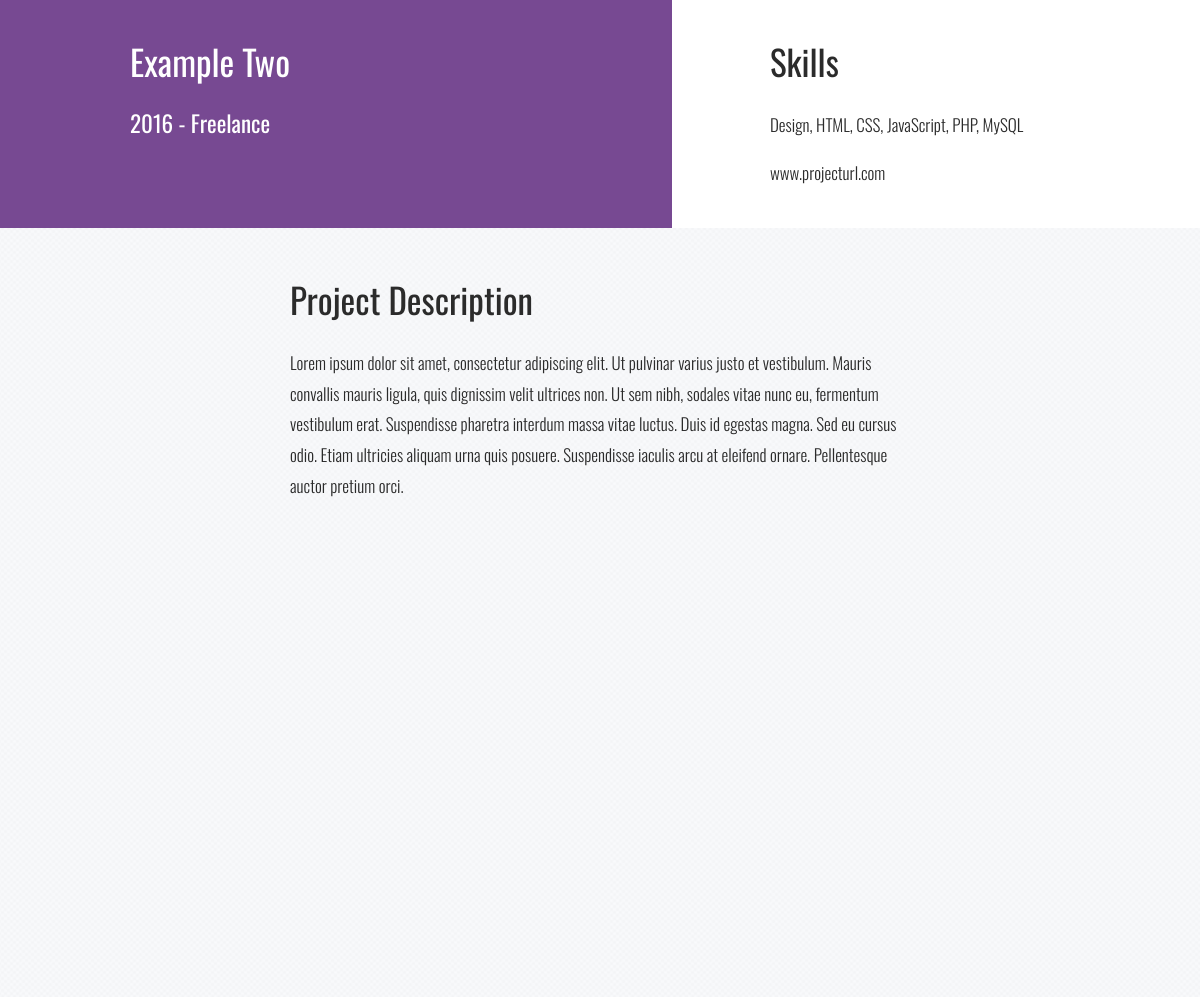
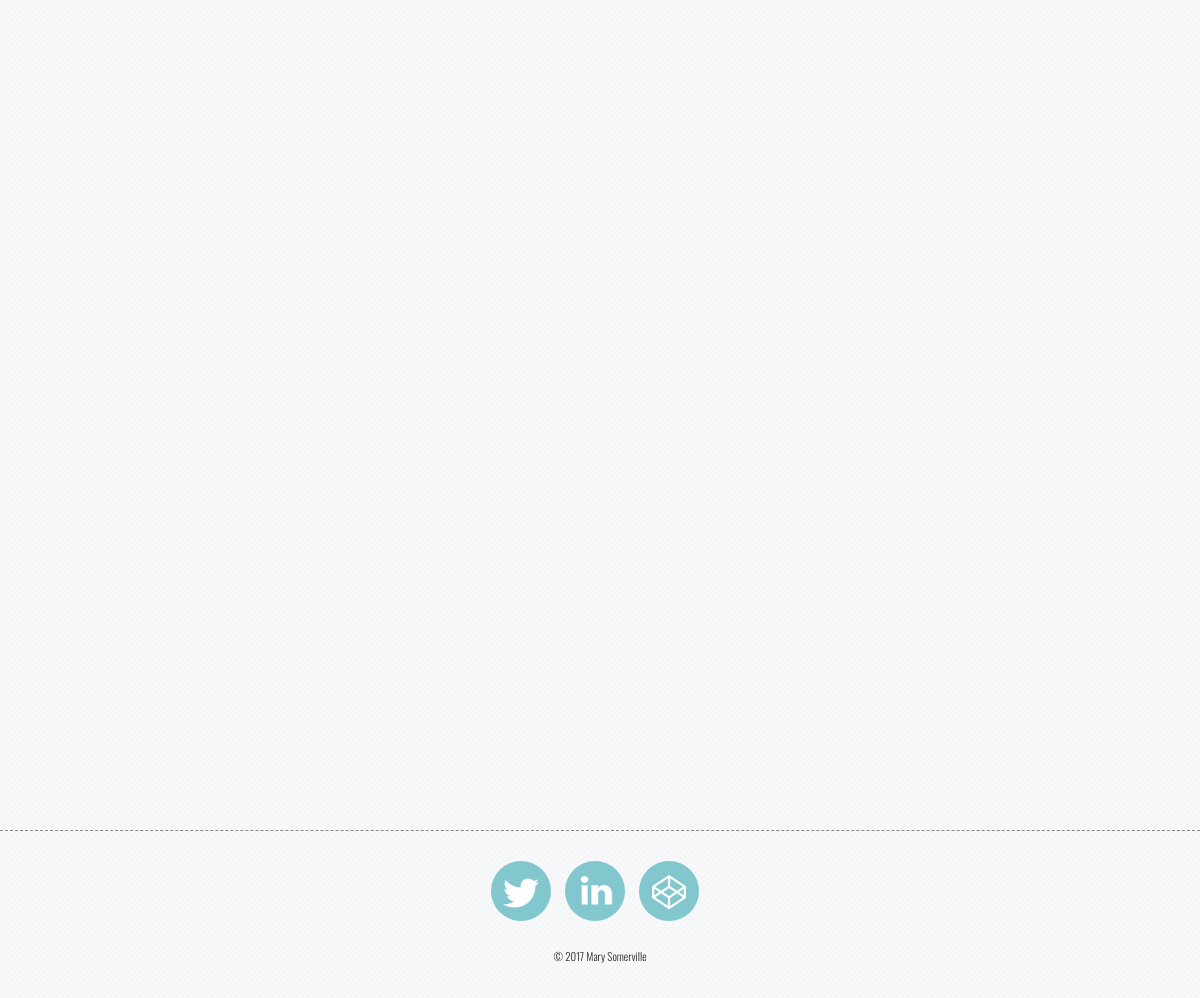
/?page=project&project=2, run on the app's committed database (2 pictures, top to bottom).
### tables this page shows
CREATE TABLE `project` (
  `id` int(11) NOT NULL AUTO_INCREMENT,
  `title` varchar(125) DEFAULT NULL,
  `identifier` varchar(125) NOT NULL,
  `description` text NOT NULL,
  `description2` text NOT NULL,
  `skills` text,
  `image` varchar(45) DEFAULT NULL,
  `dates` varchar(125) DEFAULT NULL,
  `link` varchar(255) DEFAULT NULL,
  `type` varchar(125) NOT NULL DEFAULT '',
  `status` int(11) NOT NULL,
  PRIMARY KEY (`id`)
);

### app/controllers/projectController.php (called while the page is built, shortened)
<?php
class Project extends BaseController
{
    public function showProject() {
    	$project = new ProjectModel();
    	$project = $project->getProjectDetails($_GET['project']);
    	$content = [
            'project' => $project
        ];
        $seo = [
            'pagetitle' => $project['title'].' project',
            'description'   => $project['title'].' project, front-end development description'
        ];
        new View('common/header', $seo);
        new View('projects_body', $content);
        new View('footer');
        new View('common/footer');
    }
}

### index.php (called while the page is built, shortened)
<?php
include('app/base.php');
include('app/controllers/projectController.php');
include('app/models/projectModel.php');
include('app/layout.php');
$page = $_GET['page'];
if (!empty($page)) {
    $data = array(
        'project'    => array('controller' => 'Project', 'action' => 'showProject')
    );
    foreach($data as $key => $components){
        if ($page == $key) {
            $controller = $components['controller'];
            $action     = $components['action'];
            break;
        }
    }
    if (isset($controller)) {
        new $controller($action);
    }
} else {
    new Home('');
}

### app/includes/db.php (called while the page is built)
<?php
class db {
	static public function query($sql) {
		include 'config.php';
		try  {
			$result = $pdo->prepare($sql);
			$result->setFetchMode(PDO::FETCH_ASSOC);
			$result->execute();
		}
		catch (PDOException $e) {
			$error = 'Error fetching data: ' . $e->getMessage();
			exit();
		}
		return $result;
	}
}
?>

### app/models/projectModel.php (called while the page is built, shortened)
<?php
class ProjectModel {
	public function getProjectDetails($projectId) {
		$sql = "SELECT * FROM project WHERE `id` = '".$projectId."' ORDER BY `id` DESC";
		$query = db::query($sql);
		$row = $query->fetch();
		return $row;
	}
}
?>

### app/template2017/views/projects_body.php (the view, shortened to what this page needs)
<div id="work_example">
    <article>
        <header>
            <div class="wrapper">
                <div class="title">
                    <h1><?php echo $project['title']; ?></h1>
                    <h2><?php echo $project['dates']; ?> - <?php echo $project['type']; ?></h2>
                </div>
                <div class="skills">
                    <h3>Skills</h3>
                    <p><?php echo $project['skills']; ?></p>
                    <span><?php echo $project['link']; ?></span>
                </div>
            </div>
        </header>
        <section class="example">
            <div class="text wrapper">
                <div class="inner">
                    <h3>Project Description</h3>
                    <?php echo $project['description']; ?>
                </div>
            </div>
        </section>
    </article>
</div>

### app/base.php (shortened to what this page needs)
<?php
class BaseController
{
    public function __construct($action){
        if(method_exists($this, $action) && !empty($action)) {
            $this->$action();
        } elseif(empty($action)) {
            $this->index();
        } else {
            header("HTTP/1.0 404 Not Found");
            $this->notFound();
        }
    }
}

### app/layout.php (shortened to what this page needs)
<?php
class View
{
    public function __construct($view, $data = []) {
        if(file_exists('app/'.CURRENT_TEMPLATE.'/views/'.$view.'.php')) {
            require_once('app/'.CURRENT_TEMPLATE.'/views/'.$view.'.php');
        }
    }
}

### app/template2017/views/common/header.php (shortened to what this page needs)
<!DOCTYPE html>
<html lang="en-GB">
<head>
<link href="app/<?=CURRENT_TEMPLATE?>/theme/css/master.min.css" rel="stylesheet">
</head>
<body>
<div id="outer_wrapper">

### app/template2017/views/footer.php
<footer>
       <div class="wrapper">
           <ul id="social_icons">
               <li><a class="twitter" href="http://www.twitter.com/marysomerville" target="_blank">Twitter</a></li>
               <li><a class="linkedin" href="http://uk.linkedin.com/in/marysomerville/" target="_blank">LinkedIn</a></li>
               <li><a class="codepen" href="http://codepen.io/marysomerville/pens/public/" target="_blank">Codepen</a></li>
           </ul>
           <p>&copy; <?=date('Y')?> Mary Somerville</p>
       </div>
   </footer>

### app/template2017/views/common/footer.php (shortened to what this page needs)
</div>
</body>
</html>

### data on the page
project: title "Example Two", dates "2016", type "Freelance", skills "Design, HTML, CSS, JavaScript, PHP, MySQL", link "www.projecturl.com", description "Lorem ipsum dolor sit amet, consectetur adipiscing elit. Ut pulvinar varius justo et vestibulum. Mauris convallis mauris ligula, quis dignissim velit ultrices non. Ut sem nibh, sodales vitae nunc eu, fermentum vestibulum erat. Suspendisse pharetra interdum massa vitae luctus. Duis id egestas magna. Sed eu cursus odio. Etiam ultricies aliquam urna quis posuere. Suspendisse iaculis arcu at eleifend ornare. Pellentesque auctor pretium orci."
